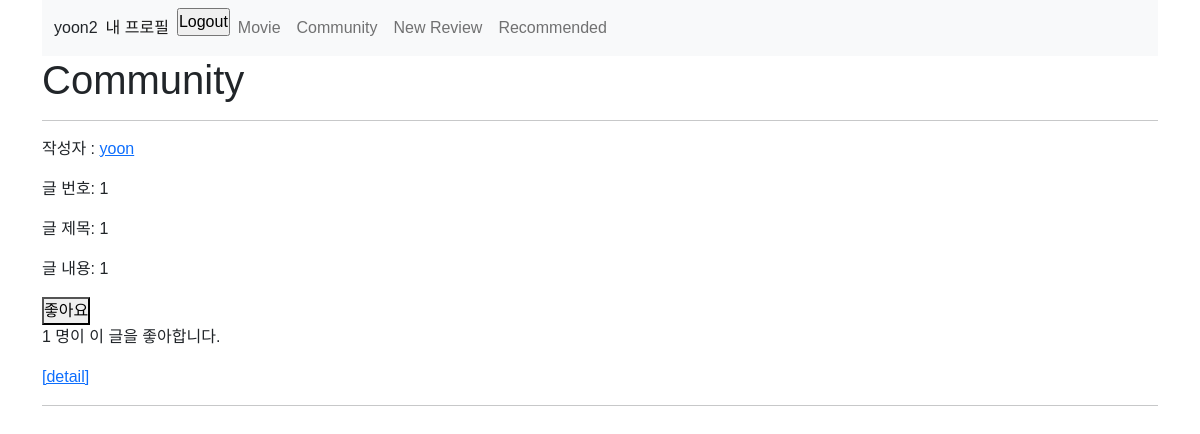
Page /community/ (signed in) on the committed database.
### accounts/models.py (models this page shows)
class User(AbstractUser):
    followings = models.ManyToManyField('self', symmetrical=False, related_name='followers')

### community/models.py (models this page shows)
class Review(models.Model):
    title = models.CharField(max_length=100)
    movie_title = models.CharField(max_length=50)
    rank = models.IntegerField()
    content = models.TextField()
    created_at = models.DateTimeField(auto_now_add=True)
    updated_at = models.DateTimeField(auto_now=True)
    user = models.ForeignKey(settings.AUTH_USER_MODEL, on_delete=models.CASCADE)
    like_users = models.ManyToManyField(settings.AUTH_USER_MODEL, related_name='like_reviews')

### community/views.py (the view)
# urls.py: path('', views.index, name='index'),
@require_GET
def index(request):
    reviews = Review.objects.order_by('-pk')
    context = {
        'reviews': reviews,
    }
    return render(request, 'community/index.html', context)

### community/templates/community/index.html (shortened to what this page needs)
{% extends 'base.html' %}
{% block content %}
  <h1>Community</h1>
  <hr>
  {% for review in reviews %}
    <p>작성자 : <a href="{% url 'accounts:profile' review.user.username %}">{{ review.user }}</a></p>
    <p>글 번호: {{ review.pk }}</p>
    <p>글 제목: {{ review.title }}</p>
    <p>글 내용: {{ review.content }}</p>
    <form class="like-forms" data-review-id="{{review.pk}}">
      {% if user in review.like_users.all %}
        <button id="like-{{review.pk}}">좋아요 취소</button>
      {% else %}
        <button id="like-{{review.pk}}">좋아요</button>
      {% endif %}
    </form>
    <p>
      <span id="likecount-{{review.pk}}">{{ review.like_users.all|length }}</span> 명이 이 글을 좋아합니다.
    </p>
    <a href="{% url 'community:detail' review.pk %}">[detail]</a>
    <hr>
  {% endfor %}
{% endblock %}

### templates/base.html (shortened to what this page needs)
<!DOCTYPE html>
<html lang="en">
<head>
  <link href="https://cdn.jsdelivr.net/npm/bootstrap@5.2.0-beta1/dist/css/bootstrap.min.css" rel="stylesheet">
</head>
<body>
<div class="container">
  <nav class="navbar navbar-expand-lg bg-light">
    <div class="container-fluid">
      {{user.username}}
      <div class="collapse navbar-collapse" id="navbarNav">
        <ul class="navbar-nav">
          {% if user.is_authenticated %}
            <li class="nav-item">
              <a class="nav-link active" aria-current="page" href="{% url 'accounts:profile' user %}">내 프로필</a>
            </li>
            <li class="nav-item">
              <form action="{% url 'accounts:logout' %}" method="POST">
                <input type="submit" value="Logout">
              </form>
            </li>
            <li class="nav-item">
              <a class="nav-link" href="{% url 'movies:index'%}">Movie</a>
            </li>
            <li class="nav-item">
              <a class="nav-link" href="{% url 'community:index'%}">Community</a>
            </li>
            <li class="nav-item">
              <a class="nav-link" href="{% url 'community:create'%}">New Review</a>
            </li>
            <li class="nav-item">
              <a class="nav-link" href="{% url 'movies:recommended'%}">Recommended</a>
            </li>
          {% endif %}
        </ul>
      </div>
    </div>
  </nav>
  {% block content %}
  {% endblock content %}
</div>
</body>
</html>

### templates/base.html (style rules this page uses)
* { padding: 0; margin: 0; box-sizing: border-box; font-family: 'Noto Sans KR', sans-serif; }

### rows in the picture
User: username "yoon2"
Review: user "yoon", pk "1", title "1", content "1", like_users.all|length "1"
